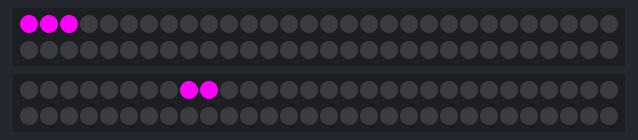
The sketch below on a simulated Arduino Mega 2560, built with avr-gcc and run on an emulated ATmega2560. On the bench: 2 × 60 RGB LEDs in strip order, left to right, continuing on the next row. The strip is taken to match the declared colour order; what the sketch prints to the serial monitor is not drawn.

Above: at 0.15 s.
At 11.38 s:
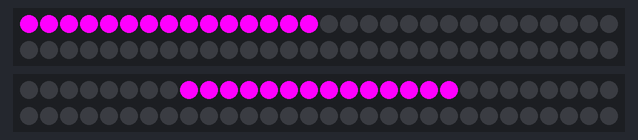

The sketch:

Beats.ino
```cpp
#include <Adafruit_NeoPixel.h>
#include <Arduino_JSON.h>
#ifdef __AVR__
#include <avr/power.h> // Required for 16 MHz Adafruit Trinket
#endif

#define LED_PIN1 1
#define LED_PIN2 39
#define LED_PIN3 4
#define LED_PIN4 5
#define LED_PIN5 6
#define LED_COUNT 60
#define BUTTON_PIN 8

Adafruit_NeoPixel strip(LED_COUNT, LED_PIN1, NEO_BRG + NEO_KHZ800), strip3(LED_COUNT, LED_PIN2, NEO_BRG + NEO_KHZ800);

int brightness = 250;
int wait = 1000;
int buttonState = 0;


unsigned long lastTime = 0;
long beat[] = {17, 484, 810, 2683, 4180, 4738, 6003, 6359, 6721, 7952, 8488,
               8809, 10204, 10698, 11459, 13676, 14699, 15996, 16768, 18746,
               20710, 22732, 23948, 24740, 26720, 27457, 29703, 30743, 31993,
               32771, 34720, 36717, 38087, 38702, 40486, 40796, 42714, 43461,
               44281, 45696, 46721, 47996, 48778, 50719, 52715, 54094, 54729,
               55946, 56719, 58734, 59457, 60227, 61719, 63985, 64789, 66706,
               68703, 70102, 70739, 71958, 72726, 74709, 75455, 76235, 77706,
               80682, 82678, 84685, 86694, 88692, 90674, 91495, 92213, 93699,
               94738, 95745, 96477, 96780, 97082, 98677, 100680, 102682, 103943,
               104470, 106687, 107498, 108237, 109702, 110692, 112674, 113444,
               114672, 116679, 117460, 118699, 119945, 120696, 121470, 122671,
               124225, 124695, 125463, 126687, 127979, 128670, 129438, 130667,
               132689, 133460, 34685, 135948, 136674, 137471, 138670, 140246,
               140685, 141458, 142686, 143996, 144682, 145456, 146672, 148687,
               149472, 150693, 152704, 154682
              };

long beat1[] = {15, 728, 1459, 2207, 2966, 3671, 4467, 4850, 5217, 5973, 6679,
                7489, 7861, 8968, 9672, 10463, 10850, 11954, 12664, 13490, 13850,
                14233, 14966, 15656, 16474, 16856, 17979, 18649, 19483, 19844,
                20218, 20978, 21673, 22469, 22854, 23221, 23978, 24659, 25475,
                25859, 26956, 27657, 28480, 28829, 29229, 29979, 30649, 31464,
                31844, 32239, 32967, 33668, 34480, 34843, 35982, 36671, 37489,
                37848, 38211, 38980, 39638, 40467, 40855, 41964, 42656, 43476,
                43853, 44229, 44966, 45674, 46479, 46837, 47222, 47982, 48655,
                49482, 49844, 51865, 52523, 53230, 54755, 55294, 55952, 56688,
                57791, 58151, 58512, 59201, 60748, 61283, 61983, 63903, 65244,
                66738, 67302, 67969, 68654, 69748, 70168, 71234, 72730, 73285,
                73950, 74964, 75669, 76469, 76852, 77209, 77976, 78664, 79451,
                79849, 80970, 81662, 82501, 82838, 83963, 84682, 85476, 85833,
                86219, 86973, 87650, 88457, 88842, 89966, 90673, 91472, 91855,
                92210, 92966, 93678, 94481, 94853, 95222, 95973, 96654, 97477,
                97842, 98964, 99660, 100468, 100852, 101232, 101971, 102655,
                103456, 103843, 104983, 105661, 106467, 106865, 107967, 108670,
                109476, 109847, 110216, 110962, 111648, 112486, 112848, 113982,
                114658, 115484, 115868, 116220, 116961, 117666, 118483, 118829,
                119981, 120657, 121483, 121846, 123889, 124506, 125253, 126768,
                127300, 127948, 129872
               };
int i = 0;


void setup() {
  strip.begin();
  strip.show();
  strip.setBrightness(brightness);
  strip3.begin();
  strip3.show();
  strip3.setBrightness(brightness);
  pinMode(BUTTON_PIN, INPUT);
  Serial.begin(9600);
}

// function
void TurnOn(int pin) {
  strip.setPin(pin);
  strip.fill(strip.Color(0, 0, 127));
  strip.show();
  delay(wait);
  strip.clear();
  strip.show();
}

void blink(long elapsedTime) {
  static long blinkTime = 0;

  static long ledTime = 0;
  ledTime += elapsedTime;

  if (ledTime >= beat1[i]) {

    if (blinkTime <= 60) {
      if (blinkTime <= 10) {
        strip.setBrightness(blinkTime * 20);
      }
      else {
        strip.setBrightness(200 - (blinkTime * 4));
      }

      strip.fill(strip.Color(38, 38, 38));
      strip.show();
      blinkTime += 1;
      Serial.println("b" + String(blinkTime));
    } else {
      strip.clear();
      strip.show();
      blinkTime = 0;
      i += 1;
    }
  }
  else {
    strip.clear();
    strip.show();
  }
}


void setAllTubes_pixel(uint32_t color, long pixel) {
  for (int i = 27; i <= 51; i++) {
    if (i == 34) {
      strip.setPin(22);
      strip.setPixelColor(pixel, color);
      strip.show();
      continue;
    } else if (i == 39) {
      strip3.setPin(i);
      int pi = pixel + 8;
      strip3.setPixelColor(pi, color);
      Serial.println(pi);
      strip3.show();
      continue;
    } else {
      strip.setPin(i);
      Serial.println("i" + String(pixel));
      strip.setPixelColor(pixel, color);
      strip.show();
    }
  }
}

void raise(long elapsedTime) {
  static long ledTime = 0;
  static long raiseTime = 0;
  static long pixel = 0;

  ledTime += elapsedTime;

  if (ledTime >= beat[i] - 400) {
    raiseTime = ledTime - beat[i];
    if (raiseTime <= 1000) {

      if (raiseTime < 700) {
        setAllTubes_pixel(strip.Color(255, 0, 255), pixel);
        pixel++;
        setAllTubes_pixel(strip.Color(255, 0, 255), pixel);
        pixel++;
        setAllTubes_pixel(strip.Color(255, 0, 255), pixel);
        pixel++;
        setAllTubes_pixel(strip.Color(255, 0, 255), pixel);
        pixel++;
        setAllTubes_pixel(strip.Color(255, 0, 255), pixel);
        pixel++;
        Serial.println("===============");
      }
      else {
        setAllTubes_pixel(strip.Color(0, 0, 0), pixel);
        pixel--;
        setAllTubes_pixel(strip.Color(0, 0, 0), pixel);
        pixel--;
        setAllTubes_pixel(strip.Color(0, 0, 0), pixel);
        pixel--;
        setAllTubes_pixel(strip.Color(0, 0, 0), pixel);
        pixel--;
        setAllTubes_pixel(strip.Color(0, 0, 0), pixel);
        pixel--;
      }

      strip.show();
      strip3.show();
      //Serial.println("raiseTime :" + String(raiseTime));
    } else {
      strip.clear();
      strip.show();
      strip3.clear();
      strip3.show();
      pixel = 0;
      i += 1;
    }

  }
  else {
    strip.clear();
    strip.show();
    strip3.clear();
    strip3.show();
  }
}

void raiseColor(long elapsedTime, uint32_t color) {
  static long ledTime = 0;
  static long raiseTime = 0;
  static long pixel = 0;

  ledTime += elapsedTime;

  if (ledTime >= beat[i] - 400) {
    raiseTime = ledTime - beat[i];
    if (raiseTime <= 1000) {

      if (raiseTime < 800) {
        setAllTubes_pixel(color, pixel);
        pixel++;
        setAllTubes_pixel(color, pixel);
        pixel++;
        setAllTubes_pixel(color, pixel);
        pixel++;
        setAllTubes_pixel(color, pixel);
        pixel++;
        setAllTubes_pixel(color, pixel);
        pixel++;
        Serial.println("===============");
      }
      else {
        setAllTubes_pixel(strip.Color(0, 0, 0), pixel);
        pixel--;
        setAllTubes_pixel(strip.Color(0, 0, 0), pixel);
        pixel--;
        setAllTubes_pixel(strip.Color(0, 0, 0), pixel);
        pixel--;
        setAllTubes_pixel(strip.Color(0, 0, 0), pixel);
        pixel--;
      }

      strip.show();
      strip3.show();
      //Serial.println("raiseTime :" + String(raiseTime));
    } else {
      strip.clear();
      strip.show();
      strip3.clear();
      strip3.show();
      pixel = 0;
      i += 1;
    }

  }
  else {
    strip.clear();
    strip.show();
    strip3.clear();
    strip3.show();
  }
}

// from rasberry pi to arduino
JSONVar payload;
String mode;

void loop() {
  // put your main code here, to run repeatedly:
  long elapsedTime = millis() - lastTime;
  lastTime = lastTime + elapsedTime;


//  uint32_t color = strip.Color(int(payload["red"]), int(payload["green"]), int(payload["blue"]));
//  raise(elapsedTime, color);

  raise(elapsedTime);

//      strip.setPin(50);
//      strip.fill(strip.Color(255,0,0));
//      strip.show();


      }
```
